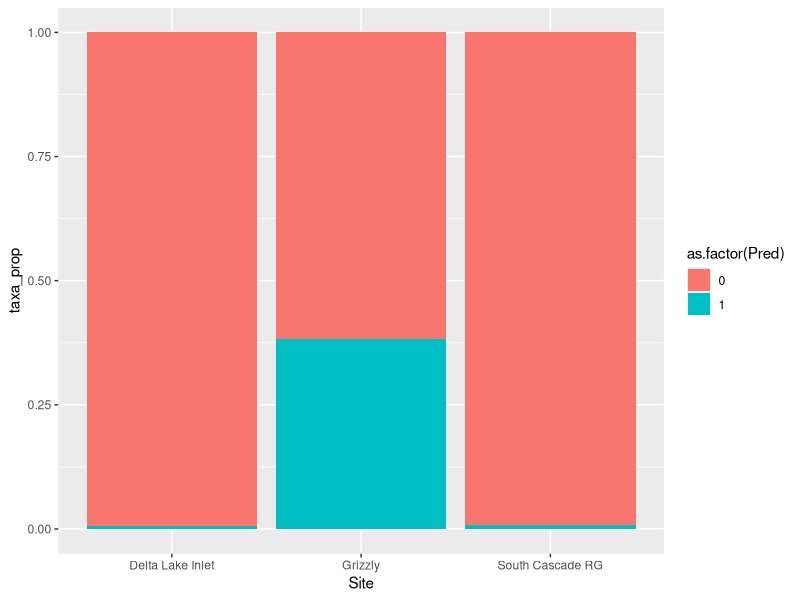
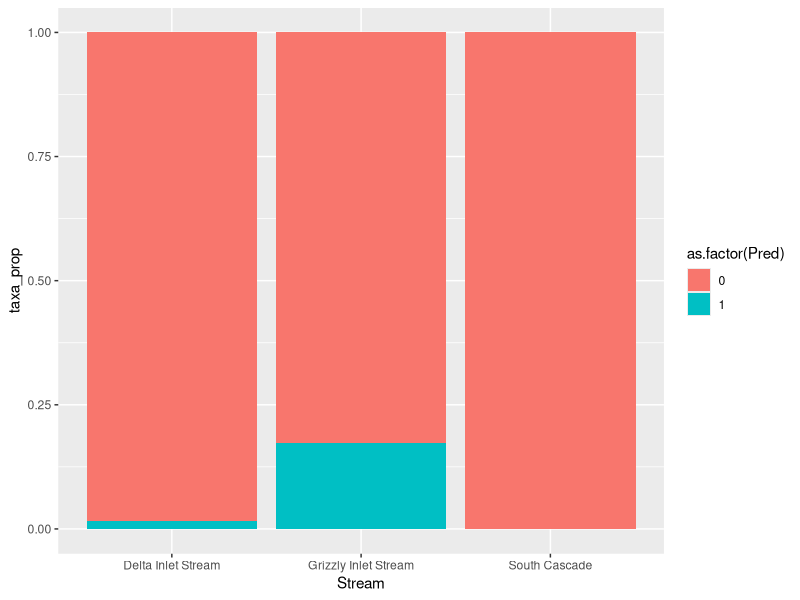
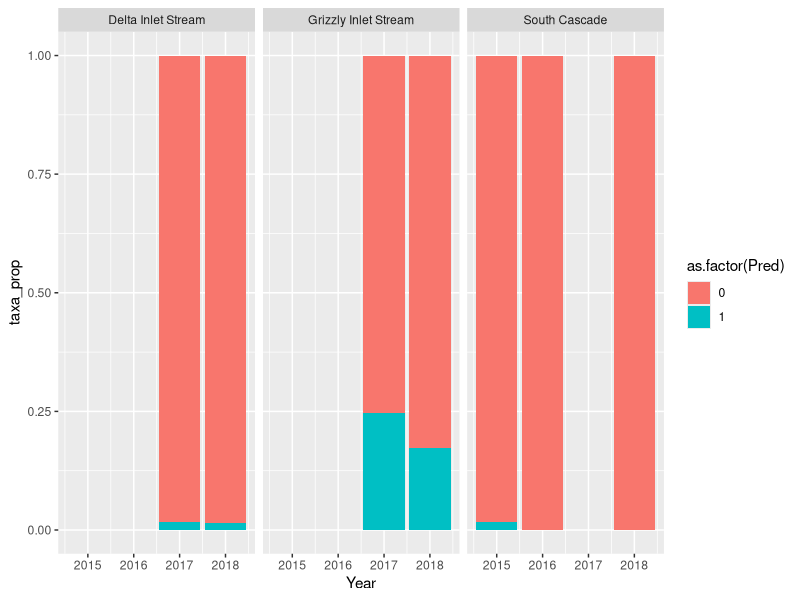
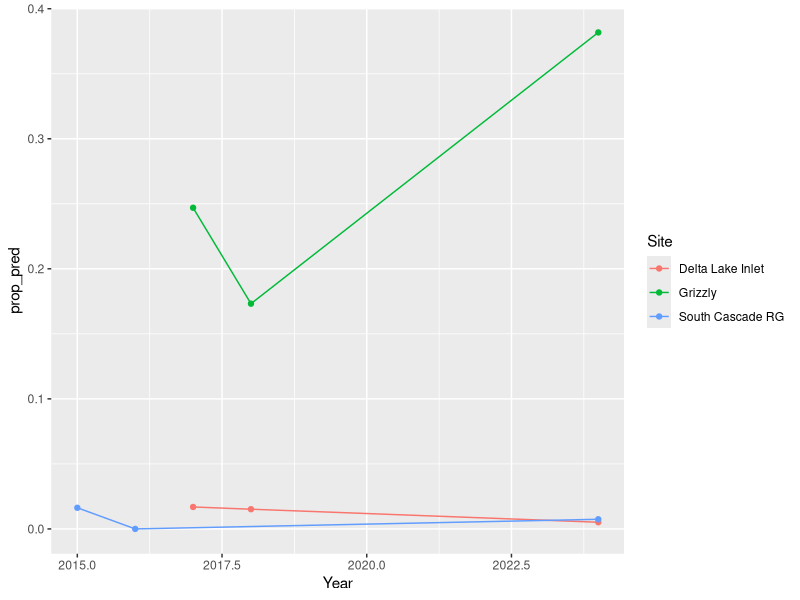

Here is the R script that generated these plots, in order:
#04_community_data
library(tidyverse)

# tasr 2024
tasr_2024 <- read_csv("derived_data/2024GRTEStonefly.csv")
tasr_2024
distinct(tasr_2024, Site)


# tasr 2015-2018
tasr_2015_2018 <- read_csv("derived_data/TASR_inverts_2015-2018.csv") 
distinct(tasr_2015_2018, Stream, Year) |>
  filter(Year == 2018)

rp18 <- tasr_2015_2018|>
  filter(Stream %in% c("Delta Inlet Stream",
                       "Grizzly Inlet Stream",
                       "South Cascade"),
         Year == 2018,
         !str_detect(Taxa, "pup"),
         Taxa != "Staphylinidae") |>
  select(Stream, Year, Fraction, Rep, Taxa, Density, Abundance)

rp18
distinct(rp18, Taxa)

# filter out sites for Ruth Powell analysis
rp24 <- tasr_2024 |>
  filter(Site %in% c("Delta Lake Inlet", "Grizzly", "South Cascade RG")) |>
  select(Year, Site, Rep, Subsample...8, Taxa, Abundance, Density_ind_m2)

rp24
distinct(rp24, Taxa)
# Predator FFG pulled from Jorgeson et al. 2024
# supplemented with Merrit
ffg_pred <- tibble(Taxa = c("2Megarcys",
                            "Prosimulium",
                            "Megarcys",
                            "Sweltsa", 
                            "Rhyacophila",
                            "Rhyacophila Alberta Group",
                            "Rhyacophila blarina", 
                            "Rhyacophila Verrula Group",
                            "Simuliidae"),
                   Pred = 1)

# plot proportion of taxa which are classified as predators
rp24 |>
  left_join(ffg_pred) |>
  mutate(Pred = case_when(is.na(Pred) ~ 0, .default = Pred)) |>
  group_by(Year, Site, Taxa, Pred) |>
  summarize(mean_n = mean(Abundance, na.rm = TRUE),
            mean_dens = mean(Density_ind_m2, na.rm = TRUE),
            sd_dens = sd(Density_ind_m2, na.rm = TRUE)) |>
  ungroup()|>
  group_by(Year, Site)|>
  mutate(tot_n = sum(mean_dens),
         taxa_prop = mean_dens / tot_n) |>
  ggplot(aes(x = Site, 
             y = taxa_prop,
             fill = as.factor(Pred))) +
  geom_col()
  
# predators as a proportion of total abundance
rp24_pred <- rp24 |>
  left_join(ffg_pred) |>
  mutate(Pred = case_when(is.na(Pred) ~ 0, .default = Pred)) |>
  group_by(Year, Site, Taxa, Pred) |>
  summarize(mean_n = mean(Abundance, na.rm = TRUE),
            mean_dens = mean(Density_ind_m2, na.rm = TRUE),
            sd_dens = sd(Density_ind_m2, na.rm = TRUE)) |>
  ungroup()|>
  group_by(Year, Site)|>
  mutate(tot_n = sum(mean_dens),
         taxa_prop = mean_dens / tot_n) |>
  group_by(Year, Site, Pred) |>
  summarise(prop_pred = sum(taxa_prop)) |>
  filter(Pred == 1)
rp24_pred  
# Grizz in 2024 ~ 38% predators by abundance
# Delta and SCAS ~ 0.5-0.7%



# 2018 --------------------------------------------------------------------

rp18 |>
  left_join(ffg_pred) |>
  mutate(Pred = case_when(is.na(Pred) ~ 0, .default = Pred)) |>
  group_by(Year, Stream, Taxa, Pred) |>
  summarize(mean_n = mean(Abundance, na.rm = TRUE),
            mean_dens = mean(Density, na.rm = TRUE),
            sd_dens = sd(Density, na.rm = TRUE)) |>
  ungroup()|>
  group_by(Year, Stream)|>
  mutate(tot_n = sum(mean_dens),
         taxa_prop = mean_dens / tot_n) |>
  ggplot(aes(x = Stream, 
             y = taxa_prop,
             fill = as.factor(Pred))) +
  geom_col()

rp18 |>
  left_join(ffg_pred) |>
  mutate(Pred = case_when(is.na(Pred) ~ 0, .default = Pred)) |>
  group_by(Year, Stream, Taxa, Pred) |>
  summarize(mean_n = mean(Abundance, na.rm = TRUE),
            mean_dens = mean(Density, na.rm = TRUE),
            sd_dens = sd(Density, na.rm = TRUE)) |>
  ungroup()|>
  group_by(Year, Stream)|>
  mutate(tot_n = sum(mean_dens),
         taxa_prop = mean_dens / tot_n) |>
  group_by(Year, Stream, Pred) |>
  summarise(sum(taxa_prop))

# Grizzly ~17% Predators
# Delta ~ 1 %
# SCAS = 0%



# other years -------------------------------------------------------------

rp_all <- tasr_2015_2018|>
  filter(Stream %in% c("Delta Inlet Stream",
                       "Grizzly Inlet Stream",
                       "South Cascade"),
         #Year == 2018,
         !str_detect(Taxa, "pup"),
         Taxa != "Staphylinidae") |>
  select(Stream, Year, Fraction, Rep, Taxa, Density, Abundance)

distinct(rp_all, Taxa)

ffg_pred <- tibble(Taxa = c("2Megarcys",
                            "Megarcys2",
                            "1Megarcys",
                            "Alloperla", #Chloroperlidae family generally predators
                            "Chloroperlidae",
                            "Perlodidae",
                            "Clinocera", # Empididae generally predators
                            "Suwallia",
                            "Drunella",
                            "Empididae",
                            "Megarcys",
                            "Sweltsa", 
                            "Rhyacophila",
                            "Rhyacophila Alberta Group",
                            "Rhyacophila blarina", 
                            "Rhyacophila Verrula Group",
                            "Prosimulium",
                            "Simulium",
                            "Simuliidae"),
                   Pred = 1)

rp_all |>
  left_join(ffg_pred) |>
  mutate(Pred = case_when(is.na(Pred) ~ 0, .default = Pred)) |>
  group_by(Year, Stream, Taxa, Pred) |>
  summarize(mean_n = mean(Abundance, na.rm = TRUE),
            mean_dens = mean(Density, na.rm = TRUE),
            sd_dens = sd(Density, na.rm = TRUE)) |>
  ungroup()|>
  group_by(Year, Stream)|>
  mutate(tot_n = sum(mean_dens),
         taxa_prop = mean_dens / tot_n) |>
  ggplot(aes(x = Year, 
             y = taxa_prop,
             fill = as.factor(Pred))) +
  geom_col() +
  facet_wrap(~Stream)

rp_all |>
  left_join(ffg_pred) |>
  mutate(Pred = case_when(is.na(Pred) ~ 0, .default = Pred)) |>
  group_by(Year, Stream, Taxa, Pred) |>
  summarize(mean_n = mean(Abundance, na.rm = TRUE),
            mean_dens = mean(Density, na.rm = TRUE),
            sd_dens = sd(Density, na.rm = TRUE)) |>
  ungroup()|>
  group_by(Year, Stream)|>
  mutate(tot_n = sum(mean_dens),
         taxa_prop = mean_dens / tot_n) |>
  group_by(Year, Stream, Pred) |>
  summarise(prop_pred = sum(taxa_prop)) |>
  filter(Pred == 1) |>
  mutate(Site = case_when(
    Stream == "South Cascade" ~ "South Cascade RG",
    Stream == "Delta Inlet Stream" ~ "Delta Lake Inlet",
    Stream == "Grizzly Inlet Stream" ~ "Grizzly")) |>
  bind_rows(rp24_pred) |>
  ggplot(aes(x = Year, 
             y = prop_pred,
             color = Site)) +
  geom_line() +
  geom_point()
